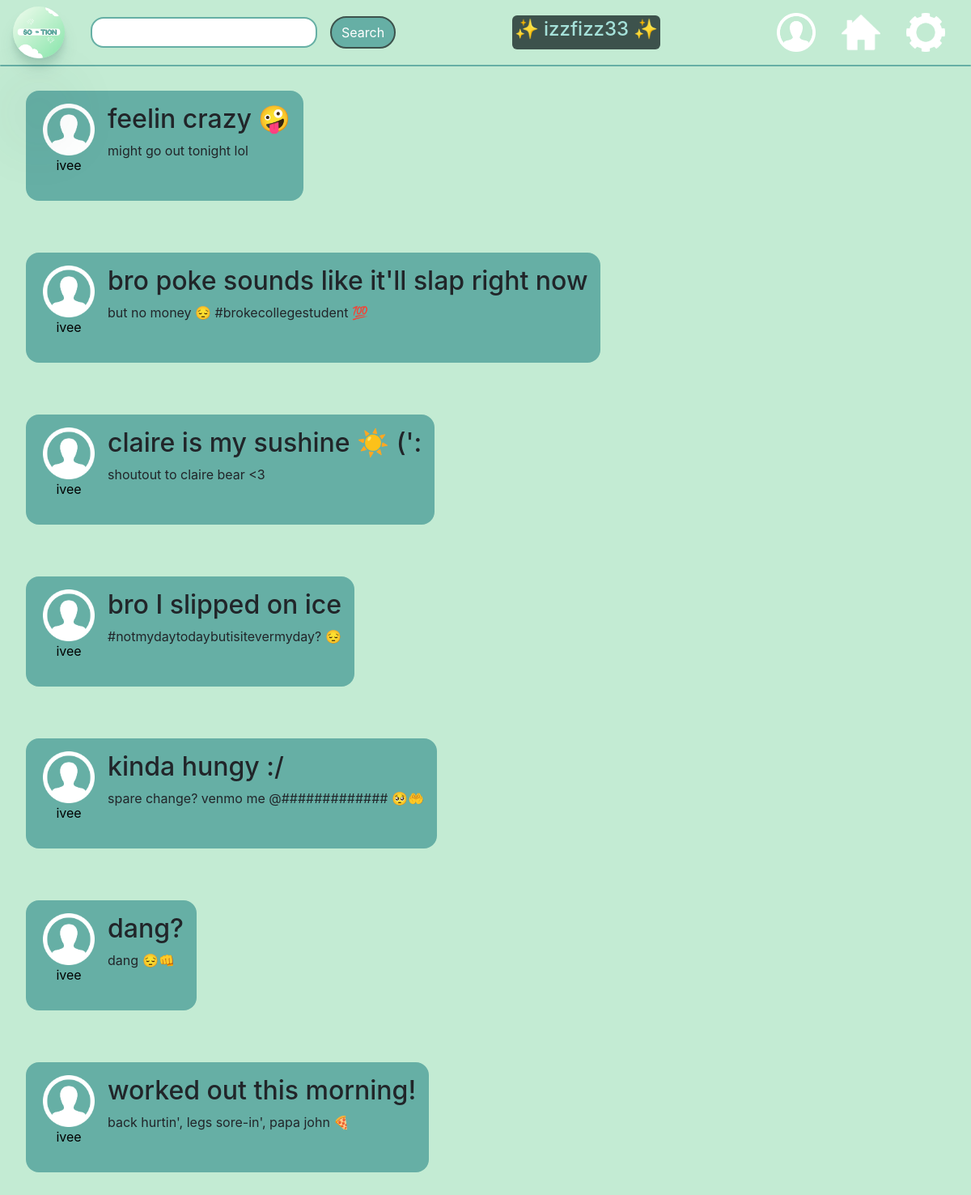
Page /homefeed (signed in) on the committed database.
### app.py (models this page shows, shortened)
class User(UserMixin, db.Model):
    id = db.Column(db.Integer, primary_key=True)
    email = db.Column(db.String(75), unique=True)
    username = db.Column(db.String(30), unique=True)
    password_hash = db.Column(db.String())
    is_authenticated = db.Column(db.Boolean, default=False)
    pfp_placement = db.Column(db.String(), default="center")
    bio = db.Column(db.String(), default="BIO HERE")
    darkMode = db.Column(db.Boolean, default = True)

class Post(db.Model):
    id = db.Column(db.Integer, primary_key=True)
    user_id = db.Column(db.Integer, unique=False)
    post_title = db.Column(db.String(300), unique=False)
    post_content = db.Column(db.String(2800), unique=False)
    profile_pic = db.Column(db.Boolean, default=False)
    post_username = db.Column(db.String(30))

### app.py (the view, shortened to what this page needs)
@app.route('/homefeed', methods=['POST', "GET"])
@login_required
def homefeed():
    form1 = SearchForm()
    title="'s Homefeed"
    username = current_user.username
    postz = Post.query.all()
    tenposts = postz[-10:]
    return render_template("homefeed.html", title=(current_user.username + title), username=username, post1=reversed(tenposts), form1=form1 )

### forms.py
class SearchForm(FlaskForm):
    searchword = StringField("searchword",validators=[InputRequired(), Length(min=4,max=15)])

### app.py (called while the page is built)
@login_manager.user_loader
def user_loader(user_id):
    return User.query.filter_by(id=user_id).first()

### templates/homefeed.html (shortened to what this page needs)
{% extends "base.html" %}
{% block content %}
<link rel="stylesheet" href="styles/homefeed.css">
{% for post in post1 %}
<div class="post">
  <div class="content">
    <a href="{{url_for('searchprofile', username=post.post_username)}}">
      <div class="pic-and-username">
        <img class="profile-icon" src="../images/profile-icon.png" alt="Profile picture">
        <p style="text-align: center;" class="username">{{ post.post_username }}</p>
      </div>
    </a>
    <div class="content-and-comments">
      <h2> {{ post.post_title }}</h2>
      <p> {{ post.post_content }}</p>
    </div>
  </div>
</div>
{% endfor %}
{% endblock content %}

### templates/base.html (shortened to what this page needs)
<!doctype html>
<html lang="en">
<head>
    <link rel="stylesheet" href="https://stackpath.bootstrapcdn.com/bootstrap/4.3.1/css/bootstrap.min.css"
>
    <link rel="stylesheet" href="../styles/homefeed.css">
</head>
<body>
    <nav class="fixed-top">
        <div class="navbar fixed-top nav">
            <div id="logo-and-search">
                <a href="{{ url_for('homefeed') }}">
                    <img class="navbar-logo" src="../images/So-tion-logo-pic.png" alt="So-tion logo" />
                </a>
                <form action="/search" method="POST">
                    {{ form1.searchword(class_="form-control") }}
                    <button type="submit" class="search-button btn btn-primary">Search</button>
                </form>
            </div>
            <div id='username-block'>
                <h4 id="username-text">&#x2728; {{username}} &#x2728;</h4>
            </div>
            <div id="right-navbar-images">
                <a href="{{ url_for('profile') }}">
                    <img class="profile-icon-navbar" src="../images/profile-icon.png" alt="profile icon button" /></a>
                <a href="{{ url_for('homefeed') }}">
                    <img class="home-navbar" src="../images/home.jpg" href="{{ url_for('homefeed') }}"
                        alt="Home button" /></a>
                <a href="{{ url_for('settings') }}">
                    <img class="gear-navbar" src="../images/gear.png" alt="Gear button" /></a>
            </div>
        </div>
        <div class="navbar-divider nav"></div>
    </nav>
    {% block content %}
    {% endblock %}
</body>
</html>

### static/styles/homefeed.css (style rules this page uses)
body { background-color: #c3ebd3; }
.navbar-logo { width: 4em; height: 4em; border-radius: 3em; border-width: 3em; box-shadow: 0 2.8px 2.2px rgba(24, 80, 72, 0.034), 0 6.7px 5.3px rgba(36, 110, 101, 0.048), 0 120.5px 179px rgba(33, 83, 77, 0.06), 0 12.3px 7.9px rgba(38, 83, 77, 0.072), 0 14.8px 20.4px rgba(25, 90, 81, 0.086), 0 100px 80px rgba(42, 90, 84, 0.12); }
.home-navbar, .gear-navbar, .profile-icon-navbar { width: 3em; height: 3em; position:relative; display: flex; justify-content: right; }
#logo-and-search { display: flex; justify-content: left; column-gap: 2em; }
#right-navbar-images { display: flex; justify-content: right; column-gap: 2em; margin-right: 1em; align-items: center; }
.navbar { display: flex; justify-content: space-between; position: fixed; }
.navbar-divider { height: 2px; background-color: #66afa5; margin-top: 5em; margin-bottom: 1em; border-radius: 5em; }
.post { display:flex; flex-direction: row; column-gap: 1em; border-width: 3em; padding: 2em; border-radius: 2px; border-color:black; }
.post:first-of-type { margin-top: 5em; }
.profile-icon { height:4em; width:4em; }
.fixed-top { position:fixed; background-color: #c3ebd3; }
.pic-and-username { display:flex; flex-direction: column; margin-right: 1em; margin-left: 5px; }
.content { display:flex; flex-direction: row; background-color: #66afa5; border-radius: 1em; padding: 1em; }
#username-block { background-color: #3D524c; padding: 3px; border-radius: 6px; color:#a5e1d9; }
.search-button { background-color: #66afa5; border:solid; border-width: 2px; border-color: #3D524c; border-radius: 35px; color:white; }
form { display: flex; align-items: center; column-gap: 1em; }
.form-control { border-radius: 1em; padding-left: 1em; border-color: #66afa5; border-width: 2px; }
a { text-decoration: none; color: black; }
.username { text-align: center; }

### rows in the picture
User: username "izzfizz33"
Post: post_username "ivee", post_title "feelin crazy 🤪", post_content "might go out tonight lol"
Post: post_username "ivee", post_title "bro poke sounds like it'll slap right now", post_content "but no money 😔 #brokecollegestudent 💯"
Post: post_username "ivee", post_title "claire is my sushine ☀️ (':", post_content "shoutout to claire bear <3"
Post: post_username "ivee", post_title "bro I slipped on ice", post_content "#notmydaytodaybutisitevermyday? 😔"
Post: post_username "ivee", post_title "kinda hungy :/", post_content "spare change? venmo me @############# 🥺🤲"
Post: post_username "ivee", post_title "dang?", post_content "dang 😔👊"
Post: post_username "ivee", post_title "worked out this morning!", post_content "back hurtin', legs sore-in', papa john 🍕"
